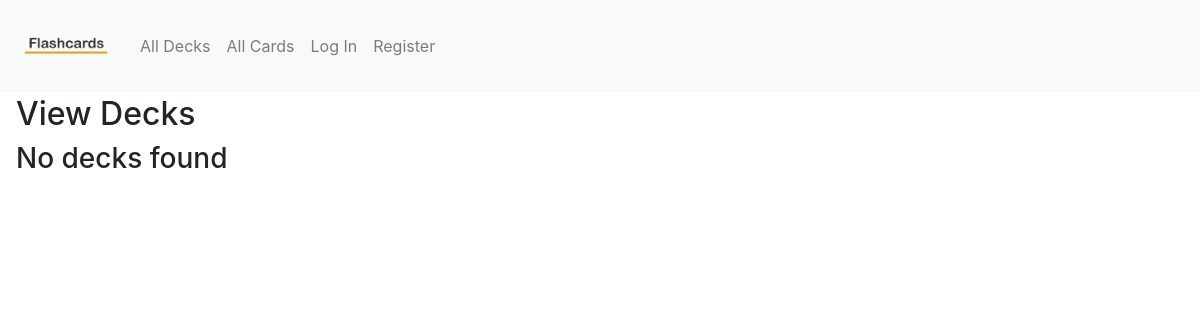
The app's page /view_decks, older data.
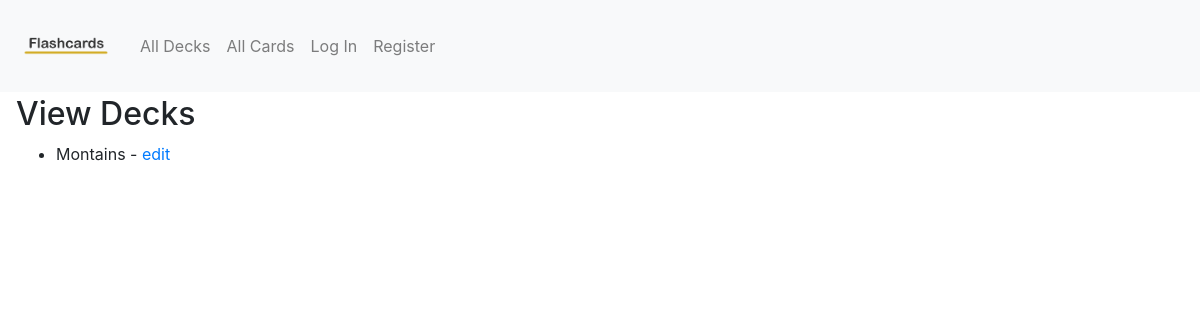
The same page, newer data.
### flashcardsApp/models.py (models this page shows, shortened)
class Deck(models.Model):
    title = models.CharField(max_length=64, null=False, blank=False)
    desc = models.CharField(max_length=255, null=False, blank=False)
    is_active = models.BooleanField(default=False)

### flashcardsApp/views.py (the view)
# urls.py: path("view_decks", views.view_decks, name="view_decks"),
def view_decks(request):
    decks = Deck.objects.order_by('-title')
    context = {'decks': decks}
    return render(request, "flashcardsApp/view_decks.html", context)

### flashcardsApp/templates/flashcardsApp/view_decks.html
{% extends "flashcardsApp/layout.html" %}
{% block body %}
    <h2>View Decks</h2>
    {% if decks %}
        <ul>
            {% for deck in decks %}
                <li>{{deck.title}}  -  <a href="{% url 'edit_deck' deck.id %}">edit</a></li>
            {% endfor %}
        </ul>
    {% else %}
        <h3>No decks found</h3>
    {% endif %}
{% endblock %}

Row changes from the older to the newer data that the page shows:
added Deck: title "Montains"
Text that changed along with them:
text no longer shown: "No decks found"
